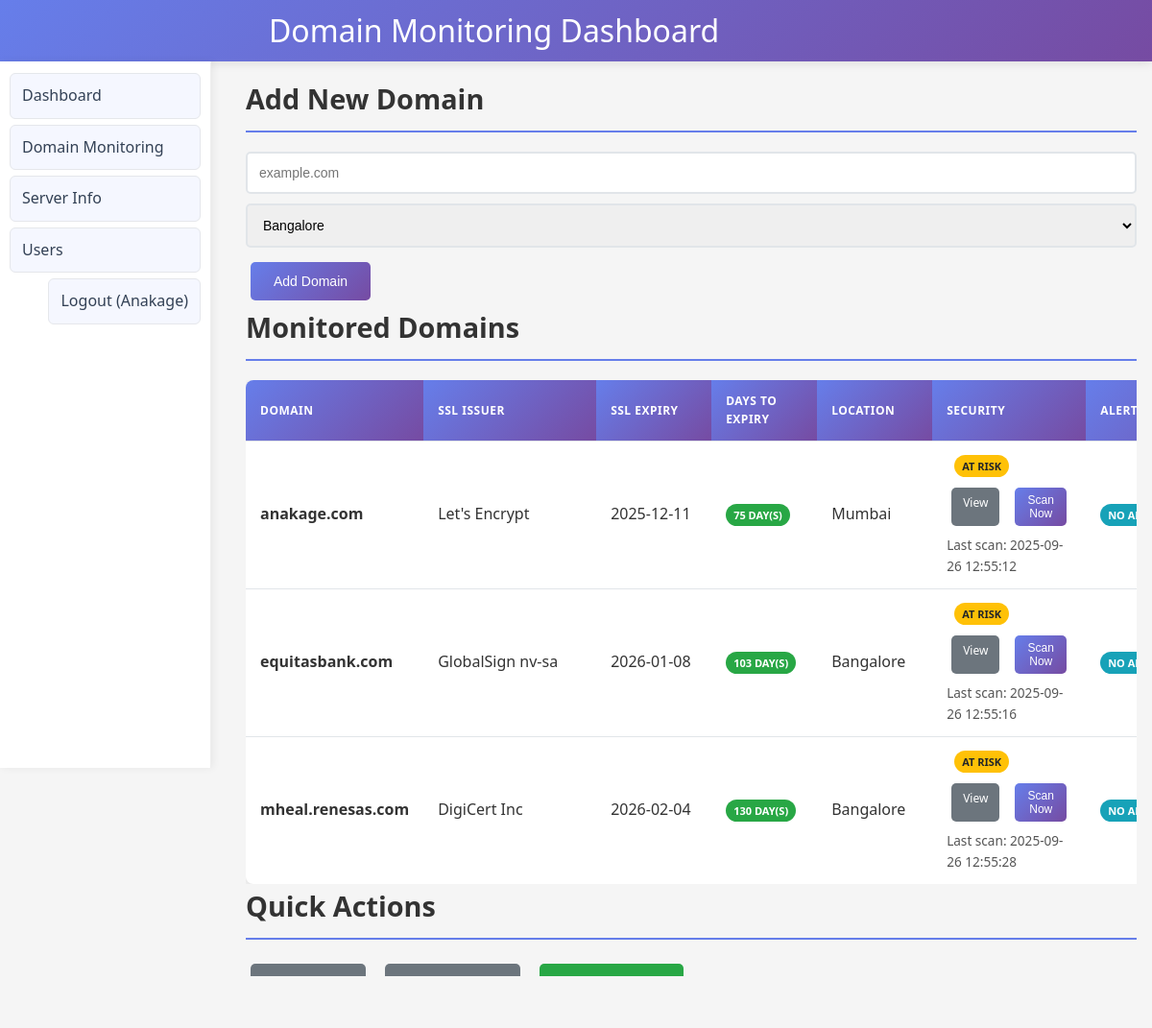
/domain (signed in), run on the app's committed database.
### tables this page shows
CREATE TABLE users (
            id INTEGER PRIMARY KEY AUTOINCREMENT,
            name TEXT,
            email TEXT UNIQUE NOT NULL,
            password_hash TEXT NOT NULL,
            role TEXT NOT NULL,          -- super_admin, admin, super_analytics, analytics
            location TEXT                -- required for admin/analytics
        );

CREATE TABLE domains (
            id INTEGER PRIMARY KEY AUTOINCREMENT,
            name TEXT UNIQUE NOT NULL,
            registrar TEXT,
            creation_date TEXT,
            expiration_date TEXT,
            ssl_issuer TEXT,
            ssl_expiry TEXT,
            location TEXT
        );

### 1app.py (the view, shortened to what this page needs)
@app.route('/domain', methods=['GET', 'POST'])
@login_required
def domain():
    conn = get_db_connection()
    c = conn.cursor()
    user = get_current_user()
    base_sql = """
        SELECT d.name, d.registrar, d.creation_date, d.expiration_date, d.ssl_issuer, d.ssl_expiry, d.location,
               a.recipients, a.days_before, a.send_once, a.sent, a.frequency, a.end_date, a.active, a.last_sent
        FROM domains d
        LEFT JOIN domain_alerts a ON a.domain_name = d.name
    """
    params = []
    if user and user["role"] in ("admin", "analytics"):
        base_sql += " WHERE LOWER(d.location)=LOWER(?)"
        params.append(user["location"] or "")
    base_sql += " ORDER BY d.name"
    c.execute(base_sql, params)
    rows = c.fetchall()
    domains = []
    now = datetime.datetime.now()
    for r in rows:
        ssl_expiry = r["ssl_expiry"]
        days_left = None
        try:
            if ssl_expiry:
                expiry_dt = datetime.datetime.strptime(ssl_expiry, "%Y-%m-%d")
                days_left = (expiry_dt - now).days
        except Exception:
            days_left = None
        domains.append({
            "name": r["name"],
            "registrar": r["registrar"],
            "creation_date": r["creation_date"],
            "expiration_date": r["expiration_date"],
            "ssl_issuer": r["ssl_issuer"],
            "ssl_expiry": r["ssl_expiry"],
            "location": r["location"],
            "days_left": days_left,
            "alert_recipients": r["recipients"],
            "alert_days_before": r["days_before"],
            "alert_send_once": bool(r["send_once"]) if r["send_once"] is not None else False,
            "alert_sent": bool(r["sent"]) if r["sent"] is not None else False,
            "alert_frequency": r["frequency"],
            "alert_end_date": r["end_date"],
            "alert_active": bool(r["active"]) if r["active"] is not None else True,
            "alert_last_sent": r["last_sent"]
        })
    conn.close()
    return render_template('domain.html', domains=domains, now=now.date(), locations=get_locations(), user=user)

### 1app.py (called while the page is built)
def get_db_connection():
    conn = sqlite3.connect(DB_FILE, timeout=15, check_same_thread=False)
    conn.row_factory = sqlite3.Row
    try:
        conn.execute("PRAGMA busy_timeout = 15000")
    except Exception:
        pass
    return conn

def get_current_user():
    user_id = session.get('user_id')
    if not user_id:
        return None
    conn = get_db_connection()
    c = conn.cursor()
    c.execute("SELECT id, name, email, role, location FROM users WHERE id = ?", (user_id,))
    row = c.fetchone()
    conn.close()
    return row

def login_required(view_func):
    @functools.wraps(view_func)
    def wrapper(*args, **kwargs):
        if not get_current_user():
            return redirect(url_for('login', next=request.path))
        return view_func(*args, **kwargs)
    return wrapper

def get_locations():
    conn = get_db_connection()
    c = conn.cursor()
    c.execute("SELECT name FROM locations ORDER BY name")
    rows = [r[0] for r in c.fetchall()]
    conn.close()
    return rows

### templates/domain.html (shortened to what this page needs)
<!DOCTYPE html>
<html>
<head>
    <link rel="stylesheet" href="{{ url_for('static', filename='style.css') }}">
</head>
<body>
    <header>
        <div class="container">
            <h1>Domain Monitoring Dashboard</h1>
        </div>
    </header>
    <nav>
        <div class="container">
            <ul>
                <li><a href="/">Dashboard</a></li>
                <li><a href="/domain">Domain Monitoring</a></li>
                <li><a href="/server">Server Info</a></li>
                {% if user and (user.role or '').lower() == 'super_admin' %}
                    <li><a href="/users">Users</a></li>
                {% endif %}
                {% if user %}
                    <li style="margin-left:auto"><a href="/logout">Logout ({{ user.name }})</a></li>
                {% else %}
                    <li style="margin-left:auto"><a href="/login">Login</a></li>
                {% endif %}
            </ul>
        </div>
    </nav>
    <div class="container">
        <div class="card">
            <h2>Add New Domain</h2>
            <form method="POST" style="display: flex; gap: 10px; align-items: center; flex-wrap: wrap;">
                <input type="text" name="domain_name" placeholder="example.com" required class="form-control" style="flex: 1; min-width: 200px;">
                <select name="location" class="form-control" style="min-width: 180px;">
                    {% for loc in locations %}
                        <option value="{{ loc }}">{{ loc }}</option>
                    {% endfor %}
                </select>
                <button type="submit" class="btn btn-primary">Add Domain</button>
            </form>
        </div>
        {% if domains %}
            <div class="card">
                <h2>Monitored Domains</h2>
                <div class="table-container">
                    <table class="domains-table">
                        <thead>
                            <tr>
                                <th>Domain</th>
                                <th>SSL Issuer</th>
                                <th>SSL Expiry</th>
                                <th>Days to Expiry</th>
                                <th>Location</th>
                                <th>Security</th>
                                <th>Alert Configuration</th>
                            </tr>
                        </thead>
                        <tbody>
                            {% for d in domains %}
                            <tr>
                                <td><strong>{{ d.name }}</strong></td>
                                <td>{{ d.ssl_issuer or '-' }}</td>
                                <td>{{ d.ssl_expiry or '-' }}</td>
                                <td>
                                    {% if d.days_left is not none %}
                                        {% if d.days_left < 0 %}
                                            <span class="badge badge-danger">Expired {{ -d.days_left }} day(s) ago</span>
                                        {% elif d.days_left <= 30 %}
                                            <span class="badge badge-warning">{{ d.days_left }} day(s)</span>
                                        {% else %}
                                            <span class="badge badge-success">{{ d.days_left }} day(s)</span>
                                        {% endif %}
                                    {% else %}
                                        <span class="badge badge-info">Unknown</span>
                                    {% endif %}
                                </td>
                                <td>{{ d.location or '-' }}</td>
                                <td>
                                    <span class="badge sec-badge" data-domain="{{ d.name|e }}">Loading...</span>
                                    <div style="margin-top:6px; display:flex; gap:6px;">
                                        <a class="btn btn-sm btn-secondary" href="/domain/security/{{ d.name }}">View</a>
                                        <button class="btn btn-sm btn-primary btn-sec-scan" data-domain="{{ d.name|e }}">Scan Now</button>
                                    </div>
                                    <div class="sec-time" data-domain="{{ d.name|e }}" style="font-size: 0.85em; margin-top:4px; color:#555;"></div>
                                </td>
                                <td>
                                    {% if d.alert_recipients %}
                                        <div style="font-size: 0.9em;">
                                            <div><strong>Recipients:</strong> {{ d.alert_recipients }}</div>
                                            <div><strong>Days before:</strong> {{ d.alert_days_before }}</div>
                                            <div><strong>Frequency:</strong> {{ d.alert_frequency or 'once' }}</div>
                                            <div><strong>Send once:</strong> {{ 'Yes' if d.alert_send_once else 'No' }}</div>
                                            <div><strong>Active:</strong> {{ 'Yes' if d.alert_active else 'No' }}</div>
                                            {% if d.alert_end_date %}
                                                <div><strong>Ends:</strong> {{ d.alert_end_date }}</div>
                                            {% endif %}
                                            {% if d.alert_last_sent %}
                                                <div><strong>Last Sent:</strong> {{ d.alert_last_sent }}</div>
                                            {% endif %}
                                            <div><strong>Status:</strong>
                                                <span class="badge {% if d.alert_sent %}badge-success{% else %}badge-warning{% endif %}">
                                                    {{ 'Sent' if d.alert_sent else 'Pending' }}
                                                </span>
                                            </div>
                                        </div>
                                    {% else %}
                                        <span class="badge badge-info">No alerts configured</span>
                                    {% endif %}
                                </td>
                            </tr>
                            {% endfor %}
                        </tbody>
                    </table>
                </div>
            </div>
        {% else %}
            <div class="card">
                <div class="alert alert-info">
                    <strong>No domains configured yet.</strong> Add your first domain above to start monitoring SSL certificates and expiration dates.
                </div>
            </div>
        {% endif %}
        <div class="card">
            <h2>Quick Actions</h2>
            <div style="display: flex; gap: 10px; flex-wrap: wrap;">
                <a href="/server" class="btn btn-secondary">Server Info</a>
                <a href="/server/history" class="btn btn-secondary">Server History</a>
                <a href="/run_alerts" class="btn btn-success">Run Alerts Now</a>
            </div>
        </div>
    </div>
</body>
</html>

### static/style.css (style rules this page uses)
:root { --primary: #667eea; --surface: #ffffff; --text: #334155; --muted: #6b7280; --sidebar-width: 240px; --header-height: 64px; }
* { margin: 0; padding: 0; box-sizing: border-box; }
body { font-family: 'Segoe UI', Tahoma, Geneva, Verdana, sans-serif; line-height: 1.6; color: #333; background-color: #f5f5f5; }
.container { max-width: 1200px; margin: 0 auto; padding: 16px; margin-left: var(--sidebar-width); }
header { background: linear-gradient(135deg, #667eea 0%, #764ba2 100%); color: white; height: var(--header-height); display: flex; align-items: center; padding: 0 16px; margin-bottom: 0; box-shadow: 0 2px 10px rgba(0,0,0,0.1); }
header h1 { width: 100%; text-align: right; font-size: 2em; font-weight: 400; margin-right: 8px; }
nav { position: fixed; left: 0; top: var(--header-height); width: calc(var(--sidebar-width) - 20px); height: calc(100vh - var(--header-height)); background: var(--surface); padding: 12px 10px; box-shadow: 2px 0 8px rgba(0,0,0,0.06); border-right: 1px solid #eee; overflow-y: auto; z-index: 1000; }
nav .container { margin: 0; padding: 0; max-width: 100%; }
nav ul { list-style: none; display: flex; flex-direction: column; gap: 6px; margin: 0; padding: 0; }
nav a { text-decoration: none; color: var(--text); font-weight: 500; padding: 10px 12px; border-radius: 6px; transition: all 0.2s ease; display: block; background: #f5f7ff; border: 1px solid #e5e7eb; }
.card h2 { color: #333; margin-bottom: 20px; font-size: 1.8em; border-bottom: 2px solid #667eea; padding-bottom: 10px; }
.form-control { width: 100%; padding: 12px; border: 2px solid #e1e5e9; border-radius: 5px; font-size: 14px; transition: border-color 0.3s ease; }
.btn { padding: 12px 24px; border: none; border-radius: 5px; cursor: pointer; font-size: 14px; font-weight: 500; text-decoration: none; display: inline-block; transition: all 0.3s ease; margin: 5px; }
.btn-primary { background: linear-gradient(135deg, #667eea 0%, #764ba2 100%); color: white; }
.btn-secondary { background-color: #6c757d; color: white; }
.btn-success { background-color: #28a745; color: white; }
.btn-sm { padding: 6px 12px; font-size: 12px; }
.table-container { overflow-x: auto; margin-top: 12px; }
table { width: 100%; border-collapse: collapse; background: white; border-radius: 8px; overflow: hidden; box-shadow: 0 2px 10px rgba(0,0,0,0.1); }
th, td { padding: 12px 15px; text-align: left; border-bottom: 1px solid #e1e5e9; }
.table-container thead th { position: sticky; top: 0; z-index: 1; }
.domains-table th:nth-child(1), .domains-table td:nth-child(1) { min-width: 160px; width: 18%; }
.domains-table th:nth-child(2), .domains-table td:nth-child(2) { min-width: 180px; width: 20%; }
.domains-table th:nth-child(3), .domains-table td:nth-child(3) { min-width: 120px; width: 12%; }
.domains-table th:nth-child(4), .domains-table td:nth-child(4) { min-width: 110px; width: 10%; }
.domains-table th:nth-child(5), .domains-table td:nth-child(5) { min-width: 120px; width: 12%; }
.domains-table th:nth-child(6), .domains-table td:nth-child(6) { min-width: 160px; width: 16%; }
.domains-table th:nth-child(7), .domains-table td:nth-child(7) { min-width: 220px; width: 22%; }
th { background: linear-gradient(135deg, #667eea 0%, #764ba2 100%); color: white; font-weight: 600; text-transform: uppercase; font-size: 12px; letter-spacing: 0.5px; }
tr:last-child td { border-bottom: none; }
.badge { padding: 4px 8px; border-radius: 12px; font-size: 11px; font-weight: 600; text-transform: uppercase; }
.badge-success { background-color: #28a745; color: white; }
.badge-info { background-color: #17a2b8; color: white; }

### data on the page
users: name "Anakage"
domains: name "anakage.com", ssl_issuer "Let's Encrypt", ssl_expiry "2025-12-11", days_left "75", location "Mumbai"
domains: name "equitasbank.com", ssl_issuer "GlobalSign nv-sa", ssl_expiry "2026-01-08", days_left "103", location "Bangalore"
domains: name "mheal.renesas.com", ssl_issuer "DigiCert Inc", ssl_expiry "2026-02-04", days_left "130", location "Bangalore"

### other printed values
form field location "Bangalore"
